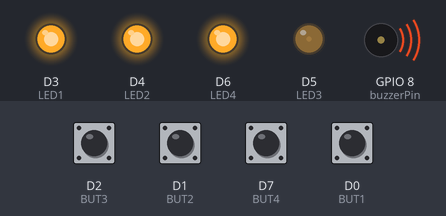
Bench run of a sketch on a simulated ESP8266 (NodeMCU). Parts: output pins drawn as LEDs (lit = HIGH), buzzer (waves = sounding). Inputs (shaded band) come from the test bench; at power-on: D0 (BUT1), D1 (BUT2), D2 (BUT3), D7 (BUT4) HIGH.

Above: at 0.1 s.
At 1.2 s:
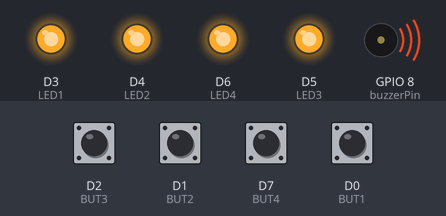
1.3 s: D0 (BUT1) pulled LOW for 1 s
At 1.9 s:
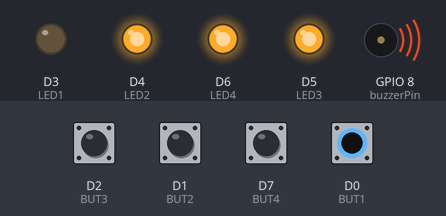
Timing chart, 0 to 2.1 s (numbered marks = the images above; inputs shaded):
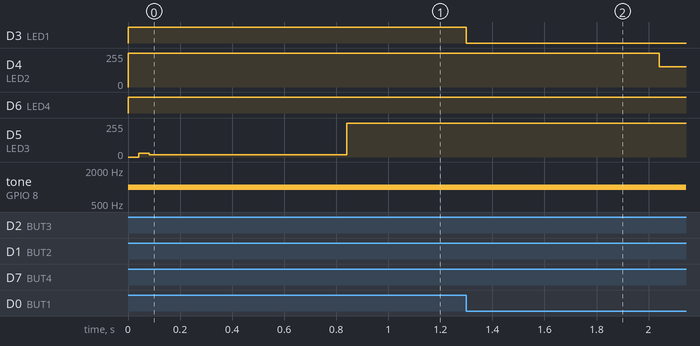

Measured:
- after the input at 1.3 s, D3 (LED1): HIGH → LOW at once; D4 (LED2): 255/255 → 152/255 after 0.74 s

The sketch:

pathfinder.ino
```cpp
int BUT1 = D0;
int BUT2 = D1;
int BUT3 = D2;
int BUT4 = D7;

int LED1 = D3;
int LED2 = D4;
int LED3 = D5;
int LED4 = D6;

int buzzerPin = 8;

void setup() {
  pinMode(BUT1, INPUT_PULLUP);
  pinMode(BUT2, INPUT_PULLUP);
  pinMode(BUT3, INPUT_PULLUP);
  pinMode(BUT4, INPUT_PULLUP);

  pinMode(LED1, OUTPUT);
  pinMode(LED2, OUTPUT);
  pinMode(LED3, OUTPUT);
  pinMode(LED4, OUTPUT);

  pinMode(buzzerPin, OUTPUT);
  long startTime = millis();
}

void loop() {
  long but1time;
  long but2time;
  long but3time;
  long but4time = 0;

  if (digitalRead(BUT1) == HIGH) {
    but1time = millis();
    digitalWrite(LED1, HIGH);
    tone(buzzerPin, 1000);
  } else {
    digitalWrite(LED1, LOW);
    noTone(buzzerPin);
  }

  if (digitalRead(BUT2) == HIGH) {
    but2time = millis();
    digitalWrite(LED2, HIGH);
    tone(buzzerPin, 1000);
  } else {
    digitalWrite(LED2, LOW);
    noTone(buzzerPin);
  }

  if (digitalRead(BUT3) == HIGH) {
    but3time = millis();
    digitalWrite(LED3, HIGH);
    tone(buzzerPin, 1000);

  } else {
    digitalWrite(LED3, LOW);
    noTone(buzzerPin);
  }

  if (digitalRead(BUT4) == HIGH) {
    but4time = millis();
    digitalWrite(LED4, HIGH);
    tone(buzzerPin, 1000);

  } else {
    digitalWrite(LED4, LOW);
    noTone(buzzerPin);
  }


  if (abs(but2time - but1time) <= 2000) {
    digitalWrite(LED2, HIGH);
  } else {
    digitalWrite(LED2, LOW);
  }

  if (digitalRead(BUT3) == HIGH) {
    but3time++;
  } else {
    but3time = 0;
  }

  if (but3time >= 800) {
    digitalWrite(LED3, HIGH);
  } else {
    digitalWrite(LED3, LOW);
  }
}
```
